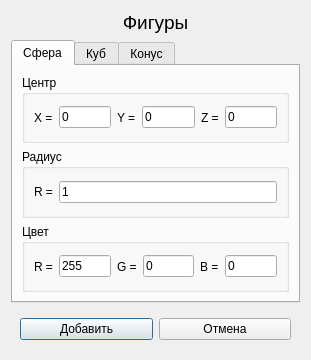
<?xml version="1.0" encoding="UTF-8"?>
<ui version="4.0">
 <class>FigureDialog</class>
 <widget class="QDialog" name="FigureDialog">
  <property name="geometry">
   <rect>
    <x>0</x>
    <y>0</y>
    <width>311</width>
    <height>360</height>
   </rect>
  </property>
  <property name="windowTitle">
   <string>Dialog</string>
  </property>
  <layout class="QVBoxLayout" name="verticalLayout">
   <item>
    <widget class="QLabel" name="label">
     <property name="font">
      <font>
       <pointsize>14</pointsize>
      </font>
     </property>
     <property name="text">
      <string>Фигуры</string>
     </property>
     <property name="alignment">
      <set>Qt::AlignCenter</set>
     </property>
    </widget>
   </item>
   <item>
    <widget class="QTabWidget" name="figureTabWidget">
     <property name="currentIndex">
      <number>0</number>
     </property>
     <widget class="QWidget" name="sphereTab">
      <attribute name="title">
       <string>Сфера</string>
      </attribute>
      <layout class="QVBoxLayout" name="verticalLayout_2">
       <item>
        <widget class="QGroupBox" name="sphereCentreGroupBox">
         <property name="title">
          <string>Центр</string>
         </property>
         <layout class="QHBoxLayout" name="horizontalLayout_3">
          <item>
           <widget class="QLabel" name="xSphereLabel">
            <property name="text">
             <string>X =</string>
            </property>
           </widget>
          </item>
          <item>
           <widget class="QLineEdit" name="xSphereLineEdit">
            <property name="text">
             <string>0</string>
            </property>
           </widget>
          </item>
          <item>
           <widget class="QLabel" name="ySphereLabel">
            <property name="text">
             <string>Y =</string>
            </property>
           </widget>
          </item>
          <item>
           <widget class="QLineEdit" name="ySphereLineEdit">
            <property name="text">
             <string>0</string>
            </property>
           </widget>
          </item>
          <item>
           <widget class="QLabel" name="zSphereLabel">
            <property name="text">
             <string>Z =</string>
            </property>
           </widget>
          </item>
          <item>
           <widget class="QLineEdit" name="zSphereLineEdit">
            <property name="text">
             <string>0</string>
            </property>
           </widget>
          </item>
         </layout>
        </widget>
       </item>
       <item>
        <widget class="QGroupBox" name="sphereRadiusGroupBox">
         <property name="title">
          <string>Радиус</string>
         </property>
         <layout class="QHBoxLayout" name="horizontalLayout_2">
          <item>
           <widget class="QLabel" name="radiusSphereLabel">
            <property name="text">
             <string>R =</string>
            </property>
           </widget>
          </item>
          <item>
           <widget class="QLineEdit" name="radiusSphereLineEdit">
            <property name="text">
             <string>1</string>
            </property>
           </widget>
          </item>
         </layout>
        </widget>
       </item>
       <item>
        <widget class="QGroupBox" name="sphereColorGroupBox">
         <property name="title">
          <string>Цвет</string>
         </property>
         <layout class="QHBoxLayout" name="horizontalLayout_4">
          <item>
           <widget class="QLabel" name="redSphereLabel">
            <property name="text">
             <string>R =</string>
            </property>
           </widget>
          </item>
          <item>
           <widget class="QLineEdit" name="redSphereLineEdit">
            <property name="text">
             <string>255</string>
            </property>
           </widget>
          </item>
          <item>
           <widget class="QLabel" name="greenSphereLabel">
            <property name="text">
             <string>G =</string>
            </property>
           </widget>
          </item>
          <item>
           <widget class="QLineEdit" name="greenSphereLineEdit">
            <property name="text">
             <string>0</string>
            </property>
           </widget>
          </item>
          <item>
           <widget class="QLabel" name="blueSphereLabel">
            <property name="text">
             <string>B =</string>
            </property>
           </widget>
          </item>
          <item>
           <widget class="QLineEdit" name="blueSphereLineEdit">
            <property name="text">
             <string>0</string>
            </property>
           </widget>
          </item>
         </layout>
        </widget>
       </item>
      </layout>
     </widget>
     <widget class="QWidget" name="cubeTab">
      <attribute name="title">
       <string>Куб</string>
      </attribute>
      <layout class="QVBoxLayout" name="verticalLayout_3">
       <item>
        <widget class="QGroupBox" name="cubePointGroupBox">
         <property name="title">
          <string>Ближняя левая точка вершина</string>
         </property>
         <layout class="QHBoxLayout" name="horizontalLayout_5">
          <item>
           <widget class="QLabel" name="xCubeLabel">
            <property name="text">
             <string>X =</string>
            </property>
           </widget>
          </item>
          <item>
           <widget class="QLineEdit" name="xCubeLineEdit">
            <property name="text">
             <string>4</string>
            </property>
           </widget>
          </item>
          <item>
           <widget class="QLabel" name="yCubeLabel">
            <property name="text">
             <string>Y =</string>
            </property>
           </widget>
          </item>
          <item>
           <widget class="QLineEdit" name="yCubeLineEdit">
            <property name="text">
             <string>-4</string>
            </property>
           </widget>
          </item>
          <item>
           <widget class="QLabel" name="zCubeLabel">
            <property name="text">
             <string>Z =</string>
            </property>
           </widget>
          </item>
          <item>
           <widget class="QLineEdit" name="zCubeLineEdit">
            <property name="text">
             <string>-11</string>
            </property>
           </widget>
          </item>
         </layout>
        </widget>
       </item>
       <item>
        <widget class="QGroupBox" name="cubeEdgeGroupBox">
         <property name="title">
          <string>Длинна стороны куба</string>
         </property>
         <layout class="QHBoxLayout" name="horizontalLayout_6">
          <item>
           <widget class="QLabel" name="edgeCubeLabel">
            <property name="text">
             <string>L =</string>
            </property>
           </widget>
          </item>
          <item>
           <widget class="QLineEdit" name="edgeCubeLineEdit">
            <property name="text">
             <string>2</string>
            </property>
           </widget>
          </item>
         </layout>
        </widget>
       </item>
       <item>
        <widget class="QGroupBox" name="cubeColorGroupBox">
         <property name="title">
          <string>Цвет</string>
         </property>
         <layout class="QHBoxLayout" name="horizontalLayout_7">
          <item>
           <widget class="QLabel" name="redCubeLabel">
            <property name="text">
             <string>R =</string>
            </property>
           </widget>
          </item>
          <item>
           <widget class="QLineEdit" name="redCubeLineEdit">
            <property name="text">
             <string>255</string>
            </property>
           </widget>
          </item>
          <item>
           <widget class="QLabel" name="greenCubeLabel">
            <property name="text">
             <string>G =</string>
            </property>
           </widget>
          </item>
          <item>
           <widget class="QLineEdit" name="greenCubeLineEdit">
            <property name="text">
             <string>0</string>
            </property>
           </widget>
          </item>
          <item>
           <widget class="QLabel" name="blueCubeLabel">
            <property name="text">
             <string>B =</string>
            </property>
           </widget>
          </item>
          <item>
           <widget class="QLineEdit" name="blueCubeLineEdit">
            <property name="text">
             <string>0</string>
            </property>
           </widget>
          </item>
         </layout>
        </widget>
       </item>
      </layout>
     </widget>
     <widget class="QWidget" name="coneTab">
      <attribute name="title">
       <string>Конус</string>
      </attribute>
      <layout class="QVBoxLayout" name="verticalLayout_4">
       <item>
        <widget class="QGroupBox" name="conePointGroupBox">
         <property name="title">
          <string>Центр конуса</string>
         </property>
         <layout class="QHBoxLayout" name="horizontalLayout_15">
          <item>
           <widget class="QLabel" name="xConeLabel">
            <property name="text">
             <string>X =</string>
            </property>
           </widget>
          </item>
          <item>
           <widget class="QLineEdit" name="xConeLineEdit">
            <property name="text">
             <string>0</string>
            </property>
           </widget>
          </item>
          <item>
           <widget class="QLabel" name="yConeLabel">
            <property name="text">
             <string>Y =</string>
            </property>
           </widget>
          </item>
          <item>
           <widget class="QLineEdit" name="yConeLineEdit">
            <property name="text">
             <string>-4</string>
            </property>
           </widget>
          </item>
          <item>
           <widget class="QLabel" name="zConeLabel">
            <property name="text">
             <string>Z =</string>
            </property>
           </widget>
          </item>
          <item>
           <widget class="QLineEdit" name="zConeLineEdit">
            <property name="text">
             <string>-12</string>
            </property>
           </widget>
          </item>
         </layout>
        </widget>
       </item>
       <item>
        <widget class="QGroupBox" name="coneRadiusGroupBox">
         <property name="title">
          <string>Радиус и высота конуса</string>
         </property>
         <layout class="QHBoxLayout" name="horizontalLayout_8">
          <item>
           <widget class="QLabel" name="radiusConeLabel">
            <property name="text">
             <string>R =</string>
            </property>
           </widget>
          </item>
          <item>
           <widget class="QLineEdit" name="radiusConeLineEdit">
            <property name="text">
             <string>2</string>
            </property>
           </widget>
          </item>
          <item>
           <widget class="QLabel" name="heightConeLabel">
            <property name="text">
             <string>H =</string>
            </property>
           </widget>
          </item>
          <item>
           <widget class="QLineEdit" name="heightConeLineEdit">
            <property name="text">
             <string>4</string>
            </property>
           </widget>
          </item>
         </layout>
        </widget>
       </item>
       <item>
        <widget class="QGroupBox" name="coneColorGroupBox">
         <property name="title">
          <string>Цвет</string>
         </property>
         <layout class="QHBoxLayout" name="horizontalLayout_14">
          <item>
           <widget class="QLabel" name="redConeLabel">
            <property name="text">
             <string>R =</string>
            </property>
           </widget>
          </item>
          <item>
           <widget class="QLineEdit" name="redConeLineEdit">
            <property name="text">
             <string>255</string>
            </property>
           </widget>
          </item>
          <item>
           <widget class="QLabel" name="greenConeLabel">
            <property name="text">
             <string>G =</string>
            </property>
           </widget>
          </item>
          <item>
           <widget class="QLineEdit" name="greenConeLineEdit">
            <property name="text">
             <string>0</string>
            </property>
           </widget>
          </item>
          <item>
           <widget class="QLabel" name="blueConeLabel">
            <property name="text">
             <string>B =</string>
            </property>
           </widget>
          </item>
          <item>
           <widget class="QLineEdit" name="blueConeLineEdit">
            <property name="text">
             <string>0</string>
            </property>
           </widget>
          </item>
         </layout>
        </widget>
       </item>
      </layout>
     </widget>
    </widget>
   </item>
   <item>
    <widget class="QWidget" name="widget" native="true">
     <layout class="QHBoxLayout" name="horizontalLayout">
      <item>
       <widget class="QPushButton" name="addPushButton">
        <property name="text">
         <string>Добавить</string>
        </property>
       </widget>
      </item>
      <item>
       <widget class="QPushButton" name="canselPushButton">
        <property name="text">
         <string>Отмена</string>
        </property>
       </widget>
      </item>
     </layout>
    </widget>
   </item>
  </layout>
 </widget>
 <resources/>
 <connections/>
</ui>
